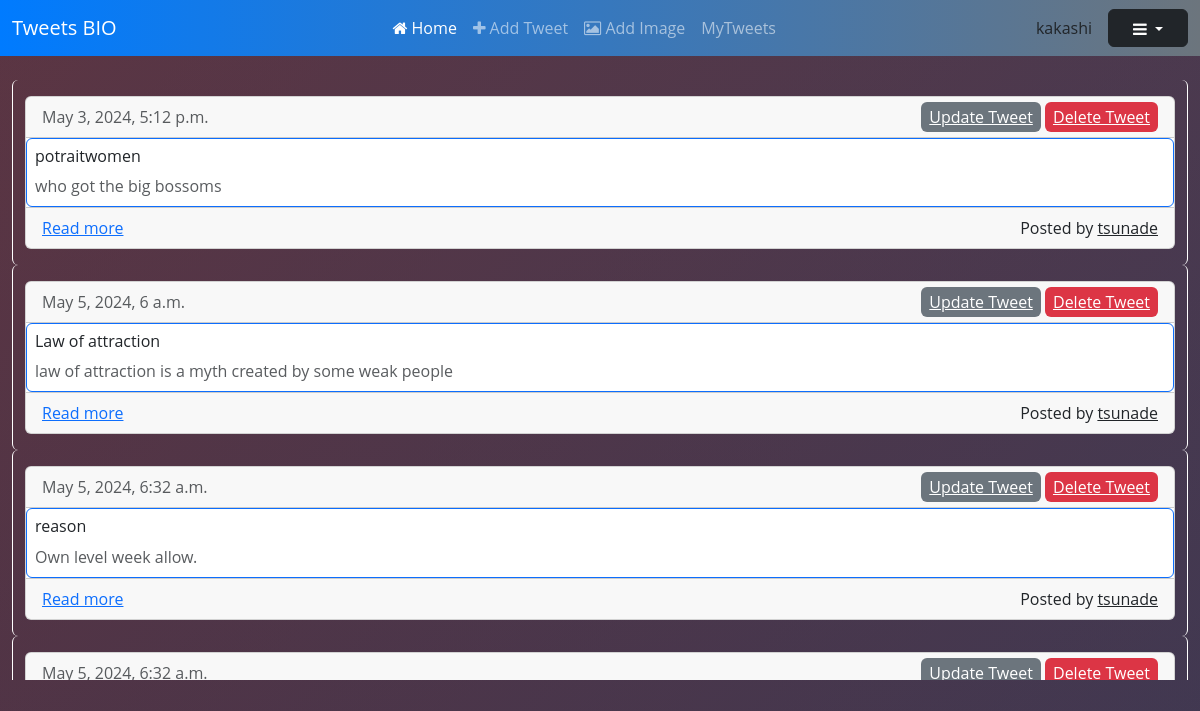
The page /user/tsunade/tweets/ (signed in) on the database its author committed.
### myapp/models.py (models this page shows, shortened)
class Tweets(models.Model):
    user = models.ForeignKey(User,on_delete=models.CASCADE)
    topic = models.CharField(max_length=50,null=False,blank=False)
    tweet = models.CharField(max_length=250,null=False,blank=False)
    pub_date = models.DateTimeField()

### myapp/views.py (the view)
# urls.py: path("user/<username>/tweets/", show_my_tweets, name="all_tweets"),
@login_required(login_url="login/")
def show_my_tweets(request,username):
    queryset = Tweets.objects.filter(user__username = username)
    context = {"user_tweets":queryset}
    return render(request,"all_tweets.html",context=context)

### myapp/templates/all_tweets.html (shortened to what this page needs)
{% extends "base.html" %}
{% block navbar %}
<nav class="navbar navbar-expand-lg navbar-dark bg-dark">
  <div class="container-fluid">
    <a class="navbar-brand" href="/">Tweets BIO</a>
    <div class="collapse navbar-collapse" id="navbarNav">
      <ul class="navbar-nav mx-auto">
        <li class="nav-item">
          <a class="nav-link active" aria-current="page" href="{% url 'myapp:index_page' %}"><i class="fa fa-home"></i> Home</a>
        </li>
        <li class="nav-item">
          <a class="nav-link" href="{% url 'myapp:add_tweet_page' %}"><i class="fa fa-plus"></i> Add Tweet</a>
        </li>
        <li class="nav-item">
          <a class="nav-link" href="{% url 'myapp:add_image' %}"><i class="fa fa-image"></i> Add Image</a>
        </li>
        <li class="nav-item">
          <a class="nav-link" href="{% url 'myapp:all_tweets' request.user.username %}"></i>MyTweets</a>
        </li>
      </ul>
    </div>
    <div class="text-center me-3">
      <a class="nav-link font-weight-bold" href="#">{{request.user.username}}</a>
    </div>
    <div class="dropdown">
      <button class="btn btn-dark dropdown-toggle" type="button" id="dropdownMenuButton" aria-expanded="false">
        <i class="fa fa-bars"></i>
      </button>
    </div>
  </div>
</nav>
{% endblock navbar %}
{% block body %}
<div class="container-fluid p-4">
  <div class="row">
    <div class="col-lg-12" style="max-height: 600px; overflow-y: auto; scrollbar-width: none; -ms-overflow-style: none;">
      {% if user_tweets %}
        {% for element in user_tweets %}
          <div class="row">
            <div class="col-lg-12 border border-white border-top-0 border-bottom-0 rounded">
              <div class="card my-3">
                <div class="card-header d-flex justify-content-between align-items-center">
                  <span class="font-light text-muted">{{element.pub_date}}</span>
                  <div>
                    <a class="px-2 py-1 bg-secondary text-white font-weight-bold rounded hover:bg-gray-500 mr-2" href="{% url 'myapp:update_tweet' element.id %}">Update Tweet</a>
                    <a class="px-2 py-1 bg-danger text-white font-weight-bold rounded hover:bg-red-600" href="{% url 'myapp:delete_tweet' element.id %}">Delete Tweet</a>
                  </div>
                </div>
                <div class="card-body border border-primary rounded p-2">
                  <h2 class="card-title h6 text-dark">{{element.topic}}</h2>
                  <p class="card-text text-muted mb-0">{{element.tweet}}</p>
                </div>
                <div class="card-footer d-flex justify-content-between align-items-center">
                  <a class="text-primary" href="#">Read more</a>
                  <div>
                    <p class="mb-0">Posted by <a class="text-dark font-weight-bold" href="#">{{element.user.username}}</a></p>
                  </div>
                </div>
              </div>
            </div>
          </div>
        {% endfor %}
      {% endif %}
    </div>
  </div>
</div>
{% endblock body %}

### rows shown on the page
Tweets: pub_date "May 3, 2024, 5:12 p.m.", topic "potraitwomen", tweet "who got the big bossoms", user.username "tsunade"
Tweets: pub_date "May 5, 2024, 6 a.m.", topic "Law of attraction", tweet "law of attraction is a myth created by some weak people", user.username "tsunade"
Tweets: pub_date "May 5, 2024, 6:32 a.m.", topic "reason", tweet "Own level week allow.", user.username "tsunade"
Tweets: pub_date "May 5, 2024, 6:32 a.m."

### other values the page prints
{{ request.user.username }} "kakashi"
